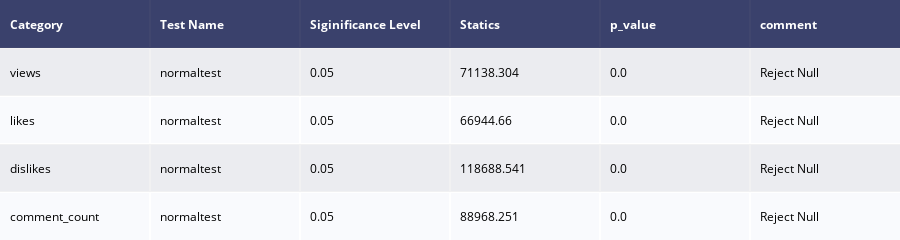

Notebook source saved alongside this figure:
### Code cell
#D'agostino Pearson Test
table_dp=ff.create_table(table_dp)
table_dp.show()

### Figure 1 — Plotly figure (JSON) as saved in the notebook; plotly's stock layout.template omitted (floating-point values rounded to 4 significant figures)
{"data": [{"colorscale": [[0, "#00083e"], [0.5, "#ededee"], [1, "#ffffff"]], "hoverinfo": "none", "opacity": 0.75, "showscale": false, "type": "heatmap", "z": [[0, 0, 0, 0, 0, 0], [0.5, 0.5, 0.5, 0.5, 0.5, 0.5], [1, 1, 1, 1, 1, 1], [0.5, 0.5, 0.5, 0.5, 0.5, 0.5], [1, 1, 1, 1, 1, 1]]}], "layout": {"annotations": [{"align": "left", "font": {"color": "#ffffff"}, "showarrow": false, "text": "<b>Category</b>", "x": -0.45, "xanchor": "left", "xref": "x", "y": 0, "yref": "y"}, {"align": "left", "font": {"color": "#ffffff"}, "showarrow": false, "text": "<b>Test Name</b>", "x": 0.55, "xanchor": "left", "xref": "x", "y": 0, "yref": "y"}, {"align": "left", "font": {"color": "#ffffff"}, "showarrow": false, "text": "<b>Siginificance Level</b>", "x": 1.55, "xanchor": "left", "xref": "x", "y": 0, "yref": "y"}, {"align": "left", "font": {"color": "#ffffff"}, "showarrow": false, "text": "<b>Statics</b>", "x": 2.55, "xanchor": "left", "xref": "x", "y": 0, "yref": "y"}, {"align": "left", "font": {"color": "#ffffff"}, "showarrow": false, "text": "<b>p_value</b>", "x": 3.55, "xanchor": "left", "xref": "x", "y": 0, "yref": "y"}, {"align": "left", "font": {"color": "#ffffff"}, "showarrow": false, "text": "<b>comment</b>", "x": 4.55, "xanchor": "left", "xref": "x", "y": 0, "yref": "y"}, {"align": "left", "font": {"color": "#000000"}, "showarrow": false, "text": "views", "x": -0.45, "xanchor": "left", "xref": "x", "y": 1, "yref": "y"}, {"align": "left", "font": {"color": "#000000"}, "showarrow": false, "text": "normaltest", "x": 0.55, "xanchor": "left", "xref": "x", "y": 1, "yref": "y"}, {"align": "left", "font": {"color": "#000000"}, "showarrow": false, "text": "0.05", "x": 1.55, "xanchor": "left", "xref": "x", "y": 1, "yref": "y"}, {"align": "left", "font": {"color": "#000000"}, "showarrow": false, "text": "71138.304", "x": 2.55, "xanchor": "left", "xref": "x", "y": 1, "yref": "y"}, {"align": "left", "font": {"color": "#000000"}, "showarrow": false, "text": "0.0", "x": 3.55, "xanchor": "left", "xref": "x", "y": 1, "yref": "y"}, {"align": "left", "font": {"color": "#000000"}, "showarrow": false, "text": "Reject Null", "x": 4.55, "xanchor": "left", "xref": "x", "y": 1, "yref": "y"}, {"align": "left", "font": {"color": "#000000"}, "showarrow": false, "text": "likes", "x": -0.45, "xanchor": "left", "xref": "x", "y": 2, "yref": "y"}, {"align": "left", "font": {"color": "#000000"}, "showarrow": false, "text": "normaltest", "x": 0.55, "xanchor": "left", "xref": "x", "y": 2, "yref": "y"}, {"align": "left", "font": {"color": "#000000"}, "showarrow": false, "text": "0.05", "x": 1.55, "xanchor": "left", "xref": "x", "y": 2, "yref": "y"}, {"align": "left", "font": {"color": "#000000"}, "showarrow": false, "text": "66944.66", "x": 2.55, "xanchor": "left", "xref": "x", "y": 2, "yref": "y"}, {"align": "left", "font": {"color": "#000000"}, "showarrow": false, "text": "0.0", "x": 3.55, "xanchor": "left", "xref": "x", "y": 2, "yref": "y"}, {"align": "left", "font": {"color": "#000000"}, "showarrow": false, "text": "Reject Null", "x": 4.55, "xanchor": "left", "xref": "x", "y": 2, "yref": "y"}, {"align": "left", "font": {"color": "#000000"}, "showarrow": false, "text": "dislikes", "x": -0.45, "xanchor": "left", "xref": "x", "y": 3, "yref": "y"}, {"align": "left", "font": {"color": "#000000"}, "showarrow": false, "text": "normaltest", "x": 0.55, "xanchor": "left", "xref": "x", "y": 3, "yref": "y"}, {"align": "left", "font": {"color": "#000000"}, "showarrow": false, "text": "0.05", "x": 1.55, "xanchor": "left", "xref": "x", "y": 3, "yref": "y"}, {"align": "left", "font": {"color": "#000000"}, "showarrow": false, "text": "118688.541", "x": 2.55, "xanchor": "left", "xref": "x", "y": 3, "yref": "y"}, {"align": "left", "font": {"color": "#000000"}, "showarrow": false, "text": "0.0", "x": 3.55, "xanchor": "left", "xref": "x", "y": 3, "yref": "y"}, {"align": "left", "font": {"color": "#000000"}, "showarrow": false, "text": "Reject Null", "x": 4.55, "xanchor": "left", "xref": "x", "y": 3, "yref": "y"}, {"align": "left", "font": {"color": "#000000"}, "showarrow": false, "text": "comment_count", "x": -0.45, "xanchor": "left", "xref": "x", "y": 4, "yref": "y"}, {"align": "left", "font": {"color": "#000000"}, "showarrow": false, "text": "normaltest", "x": 0.55, "xanchor": "left", "xref": "x", "y": 4, "yref": "y"}, {"align": "left", "font": {"color": "#000000"}, "showarrow": false, "text": "0.05", "x": 1.55, "xanchor": "left", "xref": "x", "y": 4, "yref": "y"}, {"align": "left", "font": {"color": "#000000"}, "showarrow": false, "text": "88968.251", "x": 2.55, "xanchor": "left", "xref": "x", "y": 4, "yref": "y"}, {"align": "left", "font": {"color": "#000000"}, "showarrow": false, "text": "0.0", "x": 3.55, "xanchor": "left", "xref": "x", "y": 4, "yref": "y"}, {"align": "left", "font": {"color": "#000000"}, "showarrow": false, "text": "Reject Null", "x": 4.55, "xanchor": "left", "xref": "x", "y": 4, "yref": "y"}], "height": 200, "margin": {"b": 0, "l": 0, "r": 0, "t": 0}, "xaxis": {"dtick": 1, "gridwidth": 2, "showticklabels": false, "tick0": -0.5, "ticks": "", "zeroline": false}, "yaxis": {"autorange": "reversed", "dtick": 1, "gridwidth": 2, "showticklabels": false, "tick0": 0.5, "ticks": "", "zeroline": false}}}
